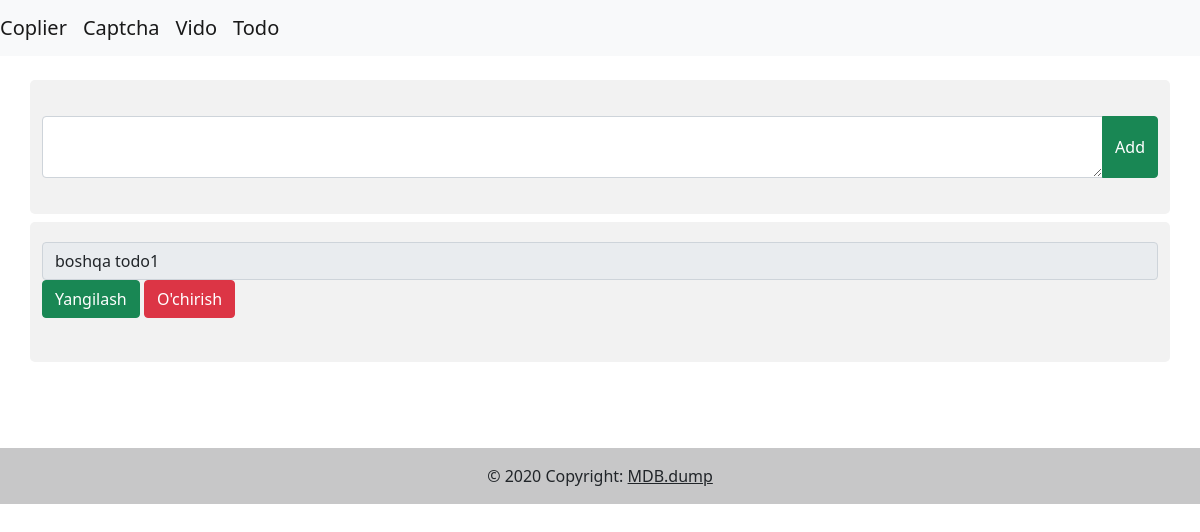
Page /todo/ on the earlier database version.
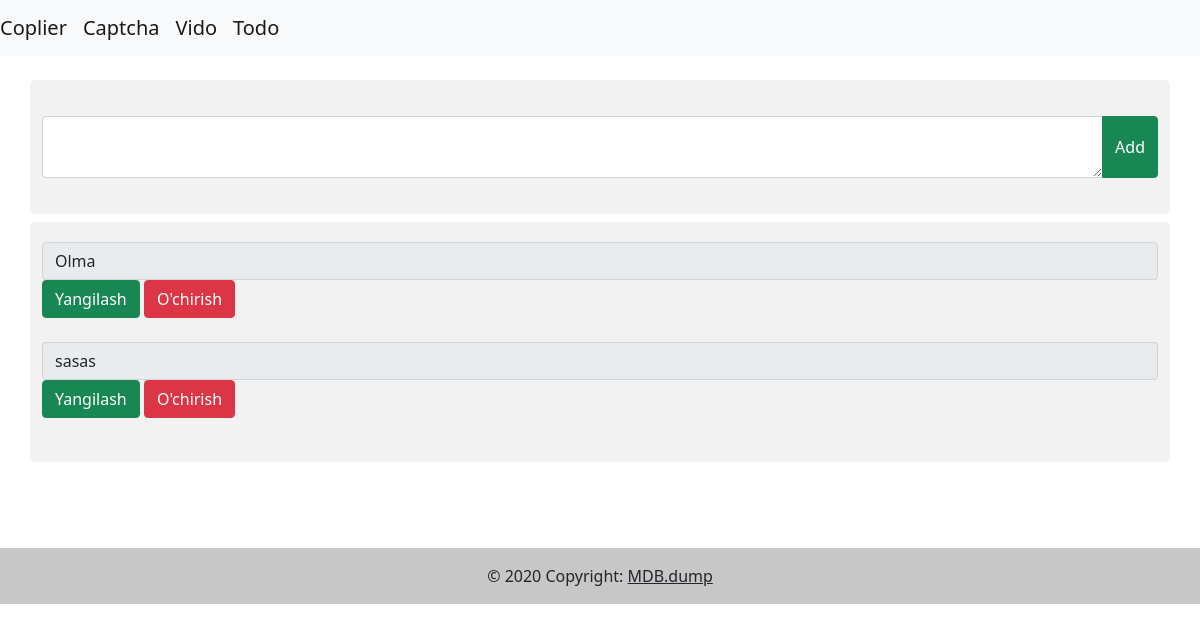
Same page on the later database version.
### app/todo/models.py (models this page shows, shortened)
class ToDo(models.Model):
    todo = models.TextField()
    user = models.CharField(max_length=300)

### app/todo/views.py (the view)
# urls.py: path('todo/', todo_page, name='todo'),
def todo_page(request):
    if request.method == 'POST':
        word = request.POST.get('word')
        user = request.user
        info = ToDo(todo=word, user=user)
        info.save()
        return redirect('/todo')
    user = ToDo.objects.filter(user=request.user)
    return render(request, 'todo.html', {'user': user})

### templates/todo.html (shortened to what this page needs)
{% extends 'index.html' %}
{% block content %}
    <form method="POST">
        <div class="container mt-4">
            <div class="input-group mb-3 mt-3">
                <textarea type="text" class="form-control" name="word"></textarea>
                <button type="submit" class="btn btn-success">Add</button>
            </div>
        </div>
    </form>
    <div class="container mt-2">
        {% for todo in user %}
            <span class="input-group-text" id="inputGroupPrepend">{{ todo.todo }}</span>
            <a href="update/{{ todo.user }}/{{ todo.id }}" class="btn btn-success mb-4">Yangilash</a>
            <a href="delete/{{ todo.user }}/{{ todo.id }}" class="btn btn-danger mb-4">O'chirish</a><br>
        {% endfor %}
    </div>
{% endblock content %}

Differences in the rows shown:
removed ToDo: todo "boshqa todo1"
added ToDo: todo "Olma"
added ToDo: todo "sasas"
